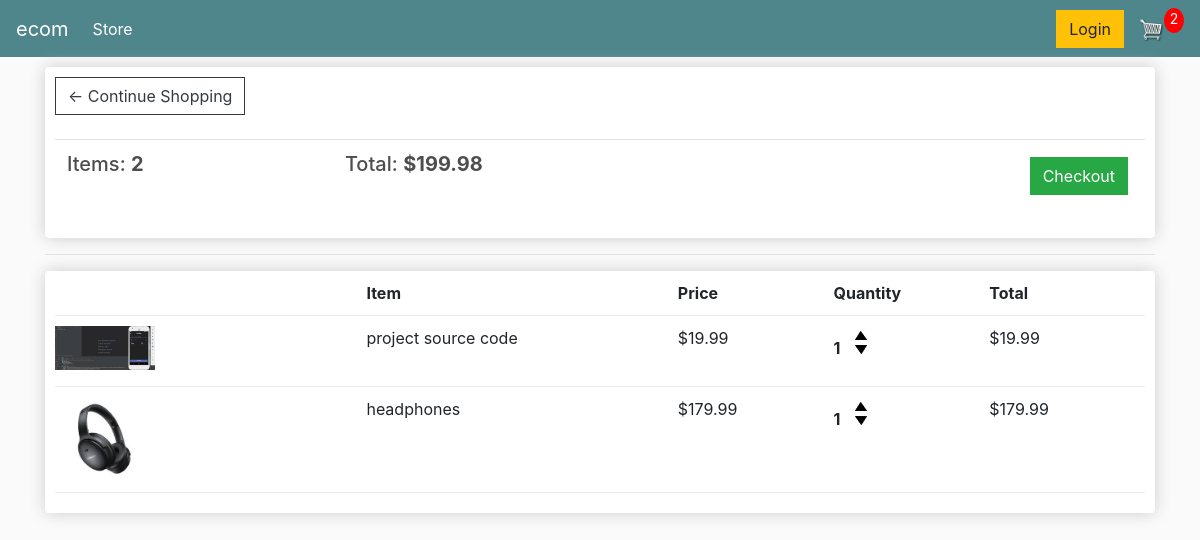
The page /cart/ (signed in) on the database as committed earlier.
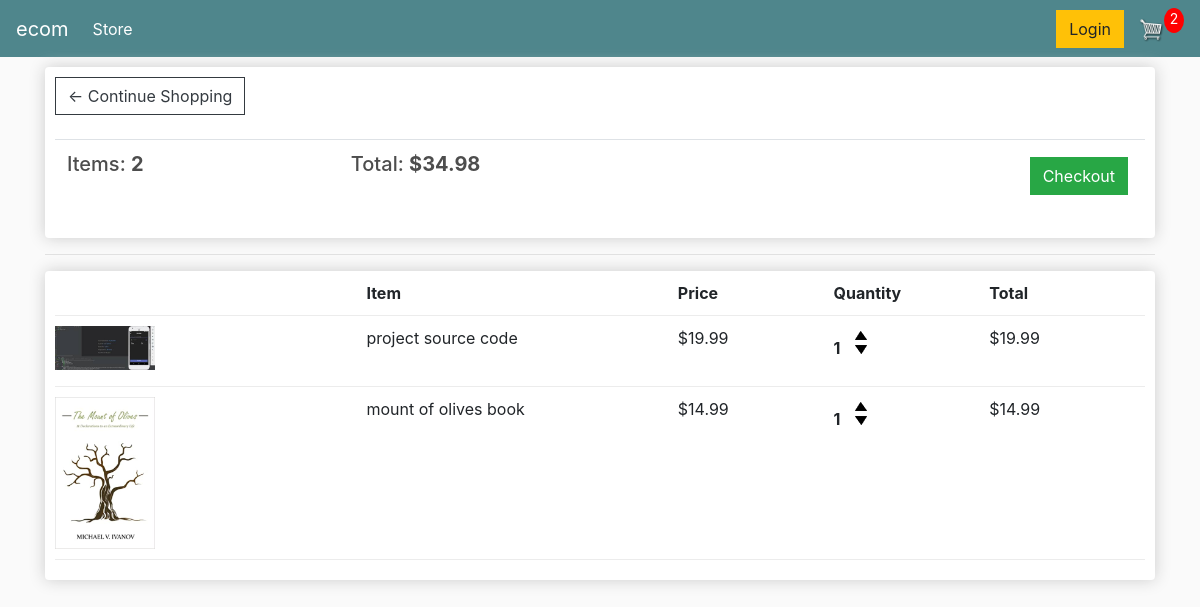
The same page on the database as committed later.
### store/models.py (models this page shows, shortened)
class Order(models.Model):
    customer = models.ForeignKey(Customer, on_delete=models.SET_NULL, blank=True, null=True)
    date_order = models.DateTimeField(auto_now_add=True)
    complete = models.BooleanField(default=False, blank=True, null=True)
    transaction_id = models.CharField(max_length=200, null=True)
    @property
    def get_cart_total(self):
        order_items = self.orderitem_set.all()
        total = sum([item.get_total for item in order_items])
        return total
    @property
    def get_cart_items(self):
        order_items = self.orderitem_set.all()
        total = sum([item.quantity for item in order_items])
        return total

class OrderItem(models.Model):
    product = models.ForeignKey(Product, on_delete=models.SET_NULL, blank=True, null=True)
    order = models.ForeignKey(Order, on_delete=models.SET_NULL, blank=True, null=True)
    quantity = models.IntegerField(default=0, null=True, blank=True)
    date_added = models.DateTimeField(auto_now_add=True)
    @property
    def get_total(self):
        return self.quantity * self.product.price

class Product(models.Model):
    name = models.CharField(max_length=200, null=True)
    price = models.FloatField()
    digital = models.BooleanField(default=False, null=True, blank=True)
    image = models.ImageField(null=True, blank=True)
    def __str__(self):
        return self.name
    @property
    def image_url(self):
        try:
            url = self.image.url
        except:
            url = ''
        return url

### store/views.py (the view)
# urls.py: path('cart/', views.cart, name='cart'),
def cart(request):
    if request.user.is_authenticated:
        customer = request.user.customer
        order, created = models.Order.objects.get_or_create(customer=customer, complete=False)
        items = order.orderitem_set.all()
        cart_items = order.get_cart_items
    else:
        items = []
        order = {'get_cart_total': 0, 'get_cart_items': 0, 'shipping': False}
        cart_items = 0
    context = {'items': items, 'order': order, 'cartItems': cart_items}
    return render(request=request, template_name='store/cart.html', context=context)

### store/templates/store/cart.html
{% extends 'store/main.html' %}
{% load static %}
{% block content %}
    <div class="row">
        <div class="col-lg-12">
            <div class="box-element">
                <a href="{% url 'store' %}" class="btn btn-outline-dark">&#x2190; Continue Shopping</a>
                <br>
                <br>
                <table class="table">
                    <tr>
                        <th><h5>Items: <strong>{{ order.get_cart_items }}</strong></h5></th>
                        <th><h5>Total: <strong>${{ order.get_cart_total|floatformat:2 }}</strong></h5></th>
                        <th>
                            <a href="{% url 'checkout' %}" class="btn btn-success" style="float: right; margin: 5px">Checkout</a>
                        </th>
                    </tr>
                </table>
            </div>
            <hr>
            <div class="box-element">
                <div class="cart-row">
                    <div style="flex: 2"></div>
                    <div style="flex: 2"><strong>Item</strong></div>
                    <div style="flex: 1"><strong>Price</strong></div>
                    <div style="flex: 1"><strong>Quantity</strong></div>
                    <div style="flex: 1"><strong>Total</strong></div>
                </div>
                {% for item in items %}
                    <div class="cart-row">
                        <div style="flex: 2"><img src="{{ item.product.image_url }}" class="row-image" alt="">
                        </div>
                        <div style="flex: 2">{{ item.product }}</div>
                        <div style="flex: 1">${{ item.product.price|floatformat:2 }}</div>
                        <div style="flex: 1">
                            <p class="quantity">{{ item.quantity }}</p>
                            <div class="quantity">
                                <img src="{% static 'images/arrow-up.png' %}" alt="" class="chg-quantity update-cart" data-product="{{ item.product.id }}" data-action="add">
                                <img src="{% static 'images/arrow-down.png' %}" alt="" class="chg-quantity update-cart" data-product="{{ item.product.id }}" data-action="remove">
                            </div>
                        </div>
                        <div style="flex: 1">${{ item.get_total|floatformat:2 }}</div>
                    </div>
                {% endfor %}
            </div>
        </div>
    </div>
{% endblock %}

### store/templates/store/main.html (shortened to what this page needs)
<!doctype html>
{% load static %}
<html>
<head>
    <link rel="stylesheet" href="https://cdn.jsdelivr.net/npm/bootstrap@4.4.1/dist/css/bootstrap.min.css"
>
    <link rel="stylesheet" href="{% static 'css/main.css' %}">
</head>
<body>
{% include 'store/navbar.html' %}
<div class="container">
    {% block content %}
    {% endblock %}
</div>
</body>
</html>

### store/templates/store/navbar.html (shortened to what this page needs)
{% load static %}
<nav class="navbar navbar-expand-lg navbar-dark bg-dark">
    <a class="navbar-brand" href="{% url 'store' %}">ecom</a>
    <div class="collapse navbar-collapse" id="navbarSupportedContent">
        <ul class="navbar-nav mr-auto">
            <li class="nav-item active">
                <a class="nav-link" href="{% url 'store' %}">Store <span class="sr-only">(current)</span></a>
            </li>
        </ul>
        <div class="form-inline my-2 my-lg-0">
            <a href="#" class="btn btn-warning">Login</a>
            <a href="{% url 'cart' %}">
                <img id="cart-icon" src="{% static 'images/cart.png' %}">
            </a>
            <p id="cart-total">{{ cartItems }}</p>
        </div>
    </div>
</nav>

### static/css/main.css (style rules this page uses)
body { background-color: hsl(0, 0%, 98%); }
h1,h2,h3,h4,h5,h6 { color:hsl(0, 0%, 30%); }
.box-element { box-shadow:hsl(0, 0%, 80%) 0 0 16px; background-color: #fff; border-radius: 4px; padding: 10px; }
.bg-dark { background-color: #4f868c!important; }
#cart-icon { width:25px; display: inline-block; margin-left: 15px; }
#cart-total { display: block; text-align: center; color:#fff; background-color: red; width: 20px; height: 25px; border-radius: 50%; font-size: 14px; }
.col-lg-4, .col-lg-6, .col-lg-8, .col-lg-12 { margin-top: 10px; }
.btn { border-radius: 0; }
.row-image { width: 100px; }
.cart-row { display: flex; align-items: flex-stretch; padding-bottom: 10px; margin-bottom: 10px; border-bottom: 1px solid #ececec; }
.quantity { display: inline-block; font-weight: 700; padding-right:10px; }
.chg-quantity { width: 12px; cursor: pointer; display: block; margin-top: 5px; transition:.1s; }

Rows that differ between the two databases and show on the page:
removed OrderItem: product.image_url (picture), product "headphones", product.price "179.99", quantity "1", get_total "179.99"
computed for Order: get_cart_total "199.98" → "34.98"
added OrderItem: product.image_url (picture), product "mount of olives book", product.price "14.99", quantity "1", get_total "14.99"
